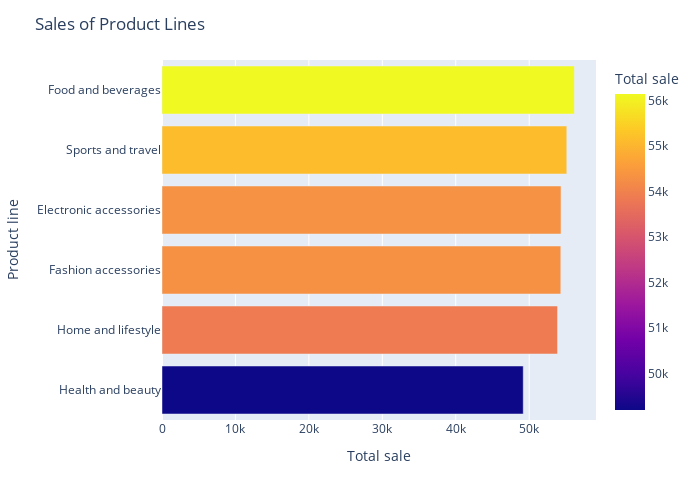

The notebook cell saved with this chart:
### Code cell
product_line = df.groupby('Product line')['Total'].sum().sort_values().reset_index()
product_line.columns = ['Product line', 'Total sale']

fig = px.bar(product_line, x='Total sale', y='Product line', color = 'Total sale', orientation='h')

fig.update_layout(
    title = 'Sales of Product Lines',
    width=700, 
    height=500
)
fig.show()

### Figure 1 — Plotly figure (JSON) as saved in the notebook; plotly's stock layout.template omitted (floating-point values rounded to 4 significant figures)
{"data": [{"alignmentgroup": "True", "hovertemplate": "Total sale=%{marker.color}<br>Product line=%{y}<extra></extra>", "legendgroup": "", "marker": {"color": [49190.0, 53860.0, 54310.0, 54340.0, 55120.0, 56140.0], "coloraxis": "coloraxis", "pattern": {"shape": ""}}, "name": "", "offsetgroup": "", "orientation": "h", "showlegend": false, "textposition": "auto", "type": "bar", "x": [49190.0, 53860.0, 54310.0, 54340.0, 55120.0, 56140.0], "xaxis": "x", "y": ["Health and beauty", "Home and lifestyle", "Fashion accessories", "Electronic accessories", "Sports and travel", "Food and beverages"], "yaxis": "y"}], "layout": {"barmode": "relative", "coloraxis": {"colorbar": {"title": {"text": "Total sale"}}, "colorscale": [[0, "#0d0887"], [0.1111, "#46039f"], [0.2222, "#7201a8"], [0.3333, "#9c179e"], [0.4444, "#bd3786"], [0.5556, "#d8576b"], [0.6667, "#ed7953"], [0.7778, "#fb9f3a"], [0.8889, "#fdca26"], [1, "#f0f921"]]}, "height": 500, "legend": {"tracegroupgap": 0}, "margin": {"t": 60}, "title": {"text": "Sales of Product Lines"}, "width": 700, "xaxis": {"anchor": "y", "domain": [0, 1], "title": {"text": "Total sale"}}, "yaxis": {"anchor": "x", "domain": [0, 1], "title": {"text": "Product line"}}}}
